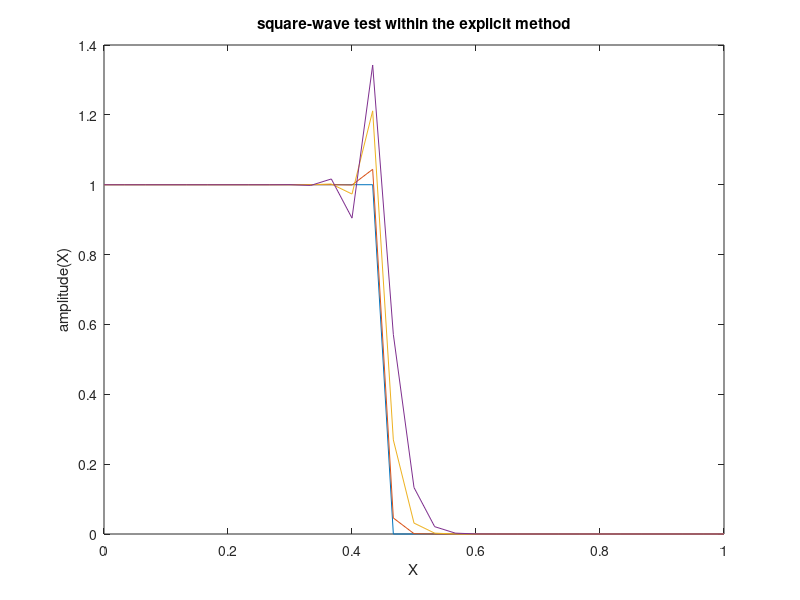

Write the MATLAB code that produced this figure.
clear; clc; close all;

% Square-wave test for the explicit method to solve the advection equation

% the maximum of length and time
L_max = 1; T_max = 1;  

% advection velocity
c = 1;

% parameters for explicit method
T = 3000;  % the number of time steps
dt = T_max/T;   
n = 30;   % the number of space steps
n_init = 15;  % wave-front : intermediate point from which u=0
dx = L_max/n; 
b = c*dt/(2*dx);

% initial value of the function u (amplitude of the wave)
for i = 1:n+1
    if i < n_init
        u(i, 1) = 1;
    else
        u(i, 1) = 0;
    end
    x(i) = (i-1)*dx;
end

% value of the amplitude at the boundary
for k = 1:T+1
    u(1, k) = 1;
    u(n+1, k) = 0;
    t(k) = (k-1)*dt;
end

% implementation of the explicit method
for k = 1:T  % time loop
    for i = 2:n  % space loop
        u(i, k+1) = u(i, k) - b*(u(i+1, k) - u(i-1, k));
    end
end

% the wave at different selected times
plot(x, u(:, 1), '-', x, u(:, 10), '-', x, u(:, 50), '-', x, u(:, 100), '-')
title('square-wave test within the explicit method')
xlabel('X'); ylabel('amplitude(X)')

